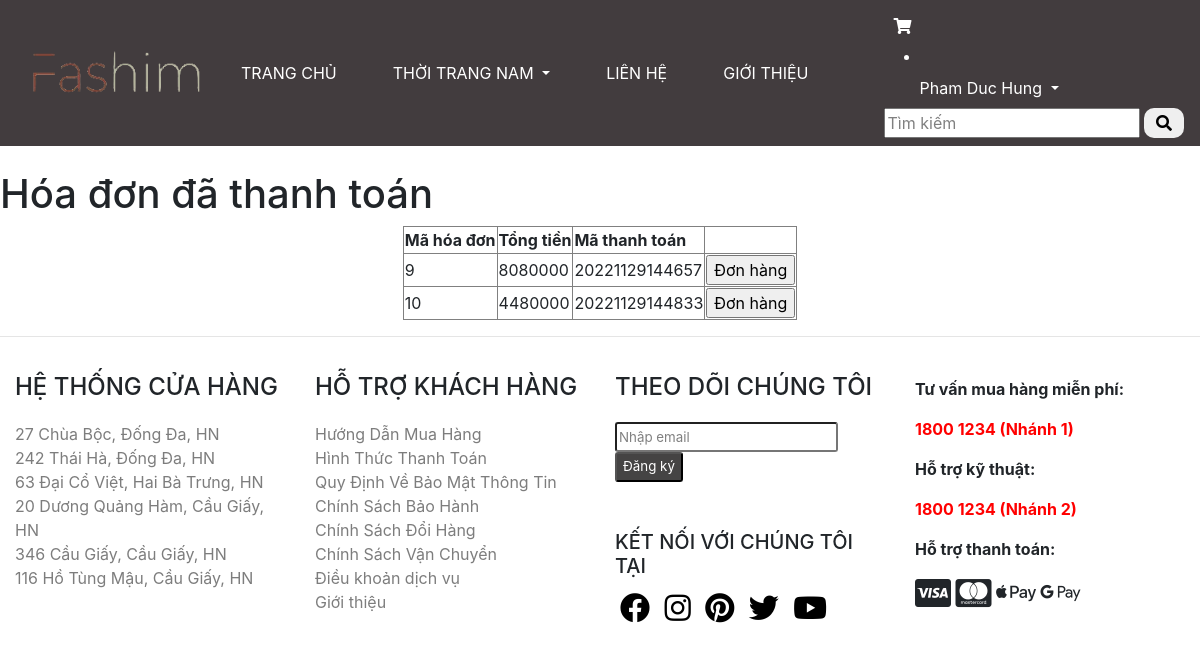
Page /index.php?act=quanlidonhang (signed in) on the committed database.
### tables this page shows
CREATE TABLE `hoa_don` (
  `id` int(11) NOT NULL,
  `id_user` int(11) DEFAULT NULL,
  `tongtien` int(11) DEFAULT NULL,
  `ma_thanhtoan` varchar(100) NOT NULL
);

### dao/pdo.php (called while the page is built, shortened)
<?php
if(!function_exists('connectdb')) {
    function connectdb() {
        $dburl = "mysql:host=sql300.infinityfree.com;dbname=if0_34689111_du_an_11;charset=utf8;'if0_34689111';'nTFSkPfETfHKUG'";
        $username1 = 'root';
        $password1 = '';
        $conn = new PDO($dburl, $username1, $password1);
        $conn->setAttribute(PDO::ATTR_ERRMODE, PDO::ERRMODE_EXCEPTION);
        return $conn;
    }
}
if(!function_exists('db_query')){
    function db_query($sql){
        try{
            $conn = connectdb();
            $stmt = $conn->prepare($sql);
            $stmt->execute();
            $rows = $stmt->fetchAll();
            return $rows;
        }
        catch(PDOException $e){
            throw $e;
        }
        finally{
            unset($conn);
        }
    }
}
?>

### dao/hoadon.php (called while the page is built, shortened)
<?php
 include "pdo.php";
 function get_hoadon($id){
    $sql = "SELECT * FROM `hoa_don` WHERE `hoa_don`.`id_user` = '$id'";
   return db_query($sql);
 }
?>

### site/quanlidonhang.php (the view)
<div class="row1">
            <form action="#" method="post">
                <div class="row1 formtitle">
                    <h1>Hóa đơn đã thanh toán</h1>
                </div>
                <div class="row1 formcontent ">
                    <div class="row1 mb10 formdsloai">
                      <table border=1 >
                        <tr>
                            <th>Mã hóa đơn</th>
                            <th>Tổng tiền</th>
                            <th>Mã thanh toán</th>
                            <th></th>
                        </tr>
                        <?php
                        foreach ($ma_hoadon as $list) {
                         ?>
                           <tr>
                           <td><?php echo $list['id']; ?></td>
                            <td><?php echo $list['tongtien']; ?></td>
                            <td><?php echo $list['ma_thanhtoan']; ?></td>
                            <td>
                            <a href="index.php?act=donhang&id=<?php echo $list['id']; ?>"><input type="button" value="Đơn hàng"></a>
                            </td>
                           </tr>
                        <?php } ?>
                      </table>
                    </div>
                </div>
            </form>
        </div>
        <hr>
        </body>
</html>

### Layout/css/main.css (style rules this page uses)
* { margin: 0 auto; max-width: 2000px; }
::placeholder { color: grey; }

### rows in the picture
hoa_don: id "9", tongtien "8080000", ma_thanhtoan "20221129144657"
hoa_don: id "10", tongtien "4480000", ma_thanhtoan "20221129144833"

### other values in the picture
$user['fullname'] "Pham Duc Hung"
